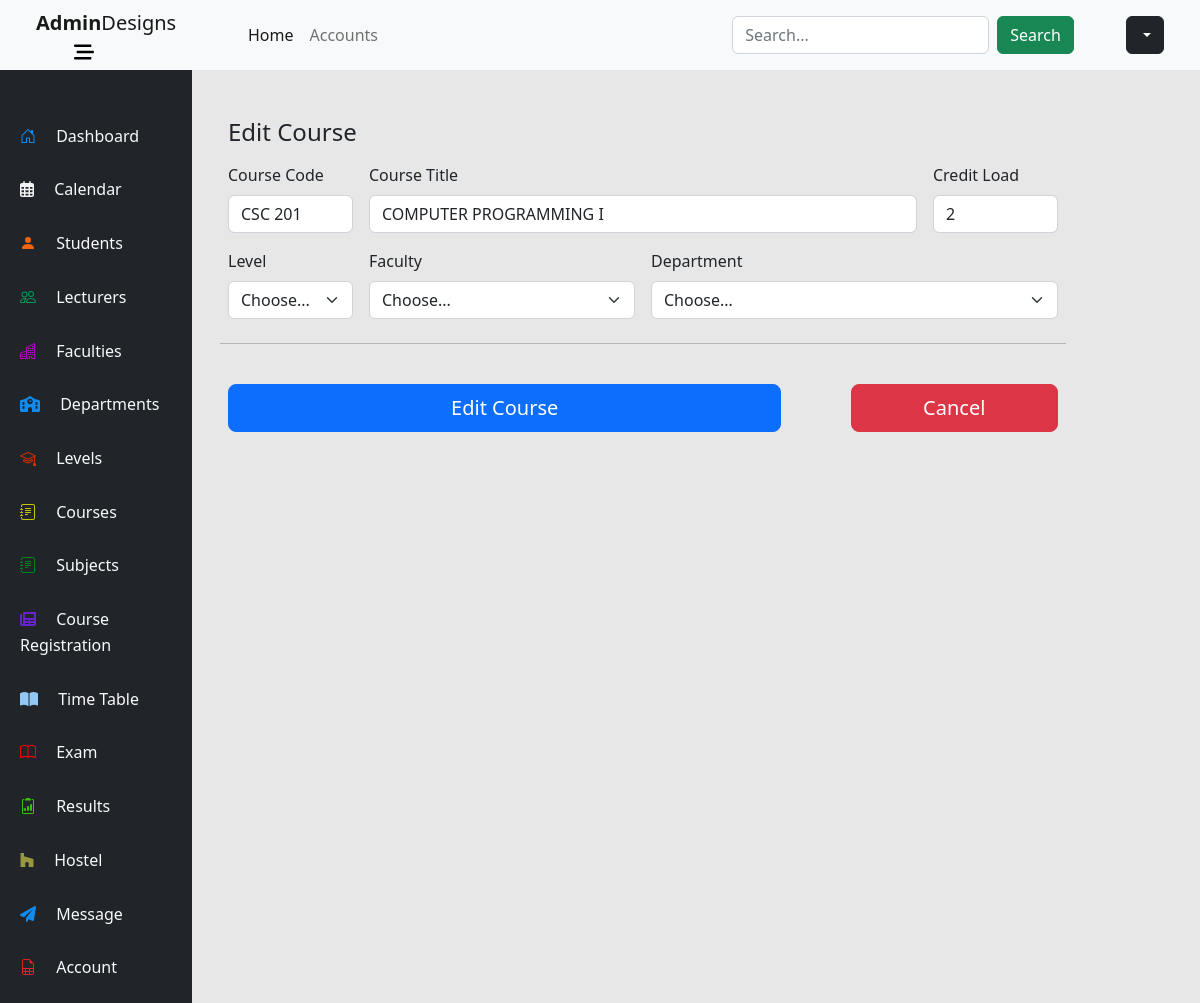
/courses/edit-course/1, run on the app's committed database.
### courses/models.py (models this page shows, shortened)
class Course(models.Model):
    id = models.AutoField(primary_key=True, unique=True)
    courseCode = models.CharField(max_length=7, unique=True, blank=False)
    courseTitle = models.CharField(blank=False, max_length=100)
    department = models.ForeignKey(Department, on_delete=models.CASCADE)
    faculty = models.ForeignKey(Faculty, on_delete=models.CASCADE)
    level = models.ForeignKey(Level, on_delete=models.CASCADE)
    creditLoad = models.IntegerField()

### courses/views.py (the view)
# urls.py: path('edit-course/<int:id>', views.editCourse, name='edit-course'),
def editCourse(request, id):
    course = Course.objects.get(pk=id)
    departments = Department.objects.all()
    faculties = Faculty.objects.all()
    levels = Level.objects.all()
    context = {
        'departments':departments,
        'faculties':faculties,
        'levels':levels,
        'course':course
    }
    return render(request, 'edit-course.html', context)

### departments/models.py (called while the page is built)
    def __str__(self):
        return f'Department of {self.departmentName}'

### faculties/models.py (called while the page is built)
    def __str__(self):
        return f'Faculty of {self.facultyName}'

### levels/models.py (called while the page is built)
    def __str__(self):
        return f'{self.title}'

### courses/templates/edit-course.html (shortened to what this page needs)
{% extends 'dashboard/base.html' %}
{% block content %}
<div class="col-md-7 col-lg-10 mt-5 ms-4">
    <h4 class="mb-3">Edit Course</h4>
    <form class="needs-validation" novalidate="" action="{{course.id}}/edit" method="post">
      <div class="row g-3">
        <div class="col-sm-2">
          <label for="courseCode" class="form-label">Course Code</label>
          <input type="text" class="form-control" id="courseCode" maxlength="7" placeholder="SHA 001" value="{{course.courseCode}}" required="required" name="courseCode">
        </div>
        <div class="col-sm-8">
          <label for="courseTitle" class="form-label">Course Title</label>
          <input type="text" class="form-control" id="courseTitle" placeholder="Doe" value="{{course.courseTitle}}" required="required" name="courseTitle">
        </div>
        <div class="col-sm-2">
          <label for="creditLoad" class="form-label">Credit Load</label>
          <input type="text" class="form-control" id="creditLoad" placeholder="2" value="{{course.creditLoad}}" required="required" name="creditLoad">
        </div>
          <div class="col-md-2">
            <label for="level" class="form-label">Level</label>
            <select class="form-select" id="level" required="required" name="level">
              <option value="">Choose...</option>
            </select>
          </div>
          <div class="col-md-4">
            <label for="faculty" class="form-label">Faculty</label>
            <select class="form-select" id="faculty" required="required" name="faculty">
              <option value="">Choose...</option>
            </select>
          </div>
          <div class="col-md-6">
            <label for="department" class="form-label">Department</label>
            <select class="form-select" id="department" required="required" name="department">
              <option value="">Choose...</option>
            </select>
          </div>
      <hr class="my-4">
      <div class="col-12 d-flex justify-content-between">
        <button class="btn btn-primary btn-lg col-8" type="submit">Edit Course</button>
        <a name="cancel" id="" class="btn btn-danger btn-lg col-6 w-25" href="../create-course/cancel" role="button">Cancel</a>
      </div>
    </form>
  </div>
{% endblock %}

### data on the page
Course: courseCode "CSC 201", courseTitle "COMPUTER PROGRAMMING I", creditLoad "2"
